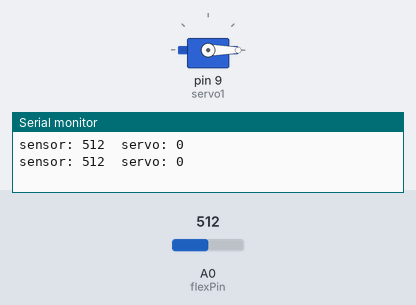
The sketch below on a simulated Arduino Uno, built with avr-gcc and run on an emulated ATmega328P. Shown: servo, the last lines printed to the serial monitor. Inputs (shaded band) come from the test bench; at power-on: A0 (flexPin) = 512.

Above: at 2.2 s.
2.3 s: A0 (flexPin) set to 716
At 4.2 s:
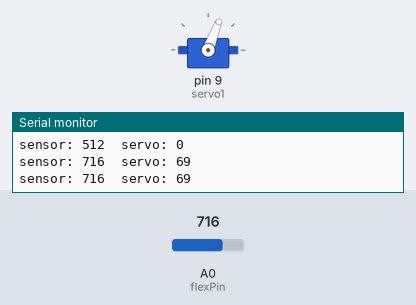
4.5 s: A0 (flexPin) set to 900
At 6.0 s:
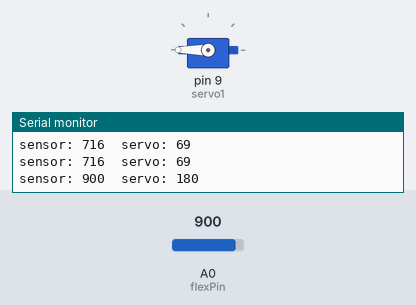
6.5 s: A0 (flexPin) set to 511
At 7.8 s:
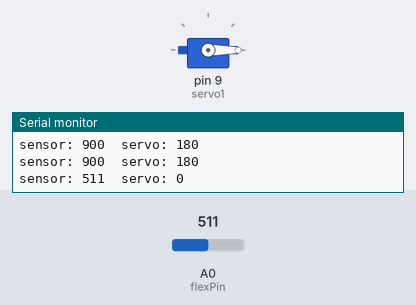
8.6 s: A0 (flexPin) set to 1023
At 9.7 s:
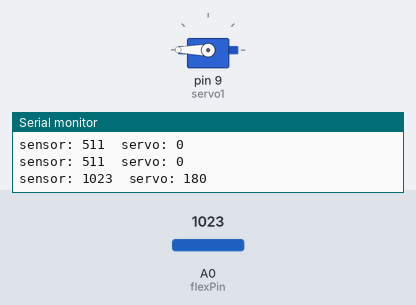
Timing chart, 0 to 11.6 s (numbered marks = the images above; inputs shaded):
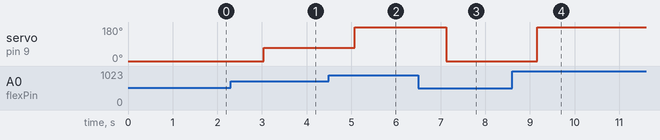

The sketch:

servoPlusFlexSensor.ino
```cpp
#include <Servo.h>
Servo servo1;
const int flexPin = A0;

void setup() {
  Serial.begin(9600);
  servo1.attach(9);
  servo1.write(0);
  delay(1000);
}

void loop() {
  int flexPosition;    // Input value from the analog pin.
  int servoPosition;   // Output value to the servo.

  // Read the position of the flex sensor (0 to 1023):

  flexPosition = analogRead(flexPin);


  servoPosition = map(flexPosition, 600, 900, 0, 180);
  servoPosition = constrain(servoPosition, 0, 180);

  // Now we'll command the servo to move to that position:

  servo1.write(servoPosition);


  Serial.print("sensor: ");
  Serial.print(flexPosition);
  Serial.print("  servo: ");
  Serial.println(servoPosition);


  delay(20);  // wait 20ms between servo updates
  delay(1000);
}
```

Measured:
- after the input at 2.3 s, servo on pin 9 (servo1): 0° → 69° after 0.74 s
- after the input at 4.5 s, servo on pin 9 (servo1): 69° → 180° after 0.58 s
- after the input at 6.5 s, servo on pin 9 (servo1): 180° → 0° after 0.62 s
- after the input at 8.6 s, servo on pin 9 (servo1): 0° → 180° after 0.57 s
